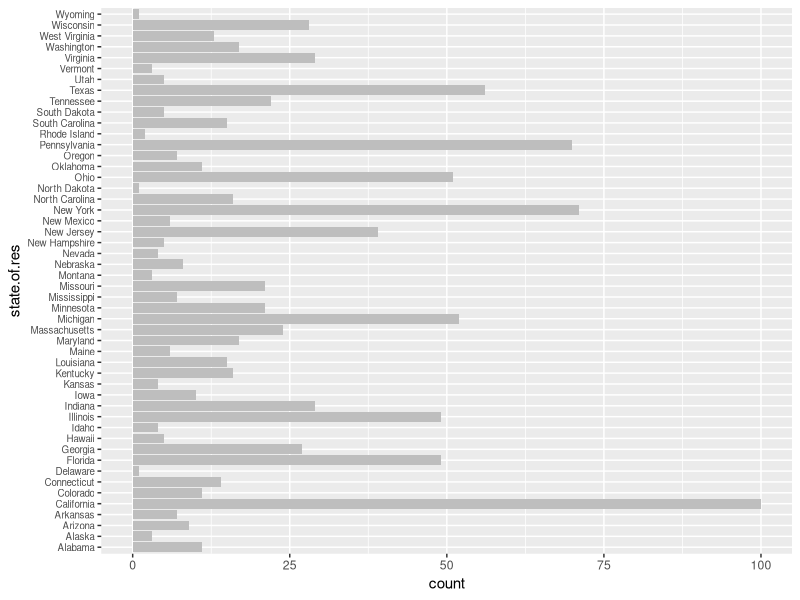

The R script that drew this image:
# example 3.9 of section 3.2.1 
# (example 3.9 of section 3.2.1)  : Exploring data : Spotting problems using graphics and visualization : Visually checking distributions for a single variable 
# Title: Producing a horizontal bar chart 
getwd()
setwd("D:/Documents/leo/Rproject_git/Practical_DataScience_R/c03_Exploring_data")

library(dplyr)
library(ggplot2)

custdata <- read.csv("custdata.csv")



ggplot(custdata) +
   geom_bar(aes(x=state.of.res), fill="gray") +  	# Note: 1 
   coord_flip() + 	# Note: 2 
   theme(axis.text.y=element_text(size=rel(0.8)))  	# Note: 3

# Note 1: 
#   Plot bar chart as before: state.of.res 
#   is on x axis, count is on y-axis. 

# Note 2: 
#   Flip the x and y axes: state.of.res is 
#   now on the y-axis. 

# Note 3: 
#   Reduce the size of the y-axis tick 
#   labels to 80% of default size for legibility. 

